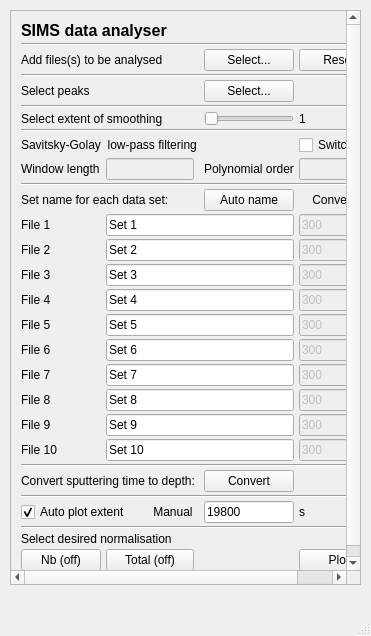
<?xml version="1.0" encoding="UTF-8"?>
<ui version="4.0">
 <class>MainWindow</class>
 <widget class="QMainWindow" name="MainWindow">
  <property name="geometry">
   <rect>
    <x>0</x>
    <y>0</y>
    <width>371</width>
    <height>636</height>
   </rect>
  </property>
  <property name="minimumSize">
   <size>
    <width>100</width>
    <height>100</height>
   </size>
  </property>
  <property name="windowTitle">
   <string>MainWindow</string>
  </property>
  <widget class="QWidget" name="centralwidget">
   <layout class="QGridLayout" name="gridLayout">
    <property name="leftMargin">
     <number>10</number>
    </property>
    <property name="topMargin">
     <number>10</number>
    </property>
    <property name="rightMargin">
     <number>10</number>
    </property>
    <property name="bottomMargin">
     <number>10</number>
    </property>
    <property name="spacing">
     <number>5</number>
    </property>
    <item row="0" column="1">
     <widget class="QScrollArea" name="scrollArea">
      <property name="widgetResizable">
       <bool>true</bool>
      </property>
      <widget class="QWidget" name="scrollAreaWidgetContents">
       <property name="geometry">
        <rect>
         <x>0</x>
         <y>0</y>
         <width>349</width>
         <height>555</height>
        </rect>
       </property>
       <layout class="QGridLayout" name="gridLayout_2">
        <property name="leftMargin">
         <number>10</number>
        </property>
        <property name="topMargin">
         <number>10</number>
        </property>
        <property name="rightMargin">
         <number>10</number>
        </property>
        <property name="bottomMargin">
         <number>10</number>
        </property>
        <property name="horizontalSpacing">
         <number>5</number>
        </property>
        <property name="verticalSpacing">
         <number>3</number>
        </property>
        <item row="28" column="2" colspan="3">
         <widget class="QLineEdit" name="file99">
          <property name="text">
           <string>Set 10</string>
          </property>
         </widget>
        </item>
        <item row="20" column="1">
         <widget class="QLabel" name="label_14">
          <property name="text">
           <string>File 5</string>
          </property>
         </widget>
        </item>
        <item row="21" column="1">
         <widget class="QLabel" name="label_13">
          <property name="text">
           <string>File 6</string>
          </property>
         </widget>
        </item>
        <item row="19" column="1">
         <widget class="QLabel" name="label_9">
          <property name="text">
           <string>File 4</string>
          </property>
         </widget>
        </item>
        <item row="23" column="1">
         <widget class="QLabel" name="label_12">
          <property name="text">
           <string>File 7</string>
          </property>
         </widget>
        </item>
        <item row="18" column="1">
         <widget class="QLabel" name="label_10">
          <property name="text">
           <string>File 3</string>
          </property>
         </widget>
        </item>
        <item row="16" column="1">
         <widget class="QLabel" name="label_8">
          <property name="text">
           <string>File 2</string>
          </property>
         </widget>
        </item>
        <item row="14" column="5">
         <widget class="QLabel" name="label_5">
          <property name="text">
           <string>    Conversion</string>
          </property>
         </widget>
        </item>
        <item row="26" column="1">
         <widget class="QLabel" name="label_11">
          <property name="text">
           <string>File 8</string>
          </property>
         </widget>
        </item>
        <item row="15" column="1">
         <widget class="QLabel" name="label_7">
          <property name="text">
           <string>File 1</string>
          </property>
         </widget>
        </item>
        <item row="27" column="1">
         <widget class="QLabel" name="label_15">
          <property name="text">
           <string>File 9</string>
          </property>
         </widget>
        </item>
        <item row="30" column="1" colspan="3">
         <widget class="QLabel" name="label_17">
          <property name="text">
           <string>Convert sputtering time to depth:</string>
          </property>
         </widget>
        </item>
        <item row="3" column="4">
         <widget class="QPushButton" name="file_browser_button">
          <property name="toolTip">
           <string/>
          </property>
          <property name="text">
           <string>Select...</string>
          </property>
         </widget>
        </item>
        <item row="28" column="1">
         <widget class="QLabel" name="label_16">
          <property name="text">
           <string>File 10</string>
          </property>
         </widget>
        </item>
        <item row="7" column="4">
         <widget class="QPushButton" name="peak_select_button">
          <property name="text">
           <string>Select...</string>
          </property>
         </widget>
        </item>
        <item row="3" column="5">
         <widget class="QPushButton" name="file_reset">
          <property name="text">
           <string>Reset</string>
          </property>
         </widget>
        </item>
        <item row="9" column="1" colspan="3">
         <widget class="QLabel" name="label_4">
          <property name="text">
           <string>Select extent of smoothing</string>
          </property>
         </widget>
        </item>
        <item row="14" column="4">
         <widget class="QPushButton" name="auto_button">
          <property name="text">
           <string>Auto name</string>
          </property>
         </widget>
        </item>
        <item row="9" column="5">
         <widget class="QLabel" name="smooth_value">
          <property name="text">
           <string>1</string>
          </property>
         </widget>
        </item>
        <item row="3" column="1" colspan="3">
         <widget class="QLabel" name="label_2">
          <property name="text">
           <string>Add files(s) to be analysed</string>
          </property>
         </widget>
        </item>
        <item row="1" column="1" colspan="5">
         <widget class="Line" name="line">
          <property name="orientation">
           <enum>Qt::Horizontal</enum>
          </property>
         </widget>
        </item>
        <item row="9" column="4">
         <widget class="QSlider" name="horizontalSlider">
          <property name="minimum">
           <number>1</number>
          </property>
          <property name="maximum">
           <number>200</number>
          </property>
          <property name="orientation">
           <enum>Qt::Horizontal</enum>
          </property>
         </widget>
        </item>
        <item row="6" column="1" colspan="5">
         <widget class="Line" name="line_2">
          <property name="orientation">
           <enum>Qt::Horizontal</enum>
          </property>
         </widget>
        </item>
        <item row="30" column="4">
         <widget class="QPushButton" name="convert_button">
          <property name="text">
           <string>Convert</string>
          </property>
         </widget>
        </item>
        <item row="32" column="5">
         <widget class="QLabel" name="label_20">
          <property name="text">
           <string>s</string>
          </property>
         </widget>
        </item>
        <item row="0" column="1" colspan="3">
         <widget class="QLabel" name="label">
          <property name="font">
           <font>
            <pointsize>12</pointsize>
            <weight>75</weight>
            <bold>true</bold>
           </font>
          </property>
          <property name="text">
           <string>SIMS data analyser</string>
          </property>
         </widget>
        </item>
        <item row="7" column="1" colspan="3">
         <widget class="QLabel" name="label_3">
          <property name="text">
           <string>Select peaks</string>
          </property>
         </widget>
        </item>
        <item row="13" column="1" colspan="5">
         <widget class="Line" name="line_4">
          <property name="orientation">
           <enum>Qt::Horizontal</enum>
          </property>
         </widget>
        </item>
        <item row="14" column="1" colspan="3">
         <widget class="QLabel" name="label_6">
          <property name="text">
           <string>Set name for each data set:</string>
          </property>
         </widget>
        </item>
        <item row="35" column="5">
         <widget class="QPushButton" name="plot_button">
          <property name="text">
           <string>Plot</string>
          </property>
         </widget>
        </item>
        <item row="32" column="1" colspan="3">
         <widget class="QCheckBox" name="auto_extent">
          <property name="text">
           <string>Auto plot extent         Manual</string>
          </property>
          <property name="checked">
           <bool>true</bool>
          </property>
         </widget>
        </item>
        <item row="33" column="1" colspan="5">
         <widget class="Line" name="line_7">
          <property name="orientation">
           <enum>Qt::Horizontal</enum>
          </property>
         </widget>
        </item>
        <item row="21" column="5">
         <widget class="QLineEdit" name="cv6">
          <property name="enabled">
           <bool>false</bool>
          </property>
          <property name="text">
           <string>300</string>
          </property>
         </widget>
        </item>
        <item row="8" column="1" colspan="5">
         <widget class="Line" name="line_3">
          <property name="orientation">
           <enum>Qt::Horizontal</enum>
          </property>
         </widget>
        </item>
        <item row="32" column="4">
         <widget class="QLineEdit" name="extent">
          <property name="text">
           <string>19800</string>
          </property>
         </widget>
        </item>
        <item row="31" column="1" colspan="5">
         <widget class="Line" name="line_6">
          <property name="orientation">
           <enum>Qt::Horizontal</enum>
          </property>
         </widget>
        </item>
        <item row="15" column="5">
         <widget class="QLineEdit" name="cv1">
          <property name="enabled">
           <bool>false</bool>
          </property>
          <property name="text">
           <string>300</string>
          </property>
         </widget>
        </item>
        <item row="29" column="1" colspan="5">
         <widget class="Line" name="line_5">
          <property name="orientation">
           <enum>Qt::Horizontal</enum>
          </property>
         </widget>
        </item>
        <item row="20" column="5">
         <widget class="QLineEdit" name="cv5">
          <property name="enabled">
           <bool>false</bool>
          </property>
          <property name="text">
           <string>300</string>
          </property>
         </widget>
        </item>
        <item row="23" column="5">
         <widget class="QLineEdit" name="cv7">
          <property name="enabled">
           <bool>false</bool>
          </property>
          <property name="text">
           <string>300</string>
          </property>
         </widget>
        </item>
        <item row="18" column="5">
         <widget class="QLineEdit" name="cv3">
          <property name="enabled">
           <bool>false</bool>
          </property>
          <property name="text">
           <string>300</string>
          </property>
         </widget>
        </item>
        <item row="19" column="5">
         <widget class="QLineEdit" name="cv4">
          <property name="enabled">
           <bool>false</bool>
          </property>
          <property name="text">
           <string>300</string>
          </property>
         </widget>
        </item>
        <item row="16" column="5">
         <widget class="QLineEdit" name="cv2">
          <property name="enabled">
           <bool>false</bool>
          </property>
          <property name="text">
           <string>300</string>
          </property>
         </widget>
        </item>
        <item row="26" column="5">
         <widget class="QLineEdit" name="cv8">
          <property name="enabled">
           <bool>false</bool>
          </property>
          <property name="text">
           <string>300</string>
          </property>
         </widget>
        </item>
        <item row="27" column="5">
         <widget class="QLineEdit" name="cv9">
          <property name="enabled">
           <bool>false</bool>
          </property>
          <property name="text">
           <string>300</string>
          </property>
         </widget>
        </item>
        <item row="11" column="1" colspan="3">
         <widget class="QLabel" name="label_19">
          <property name="text">
           <string>Savitsky-Golay  low-pass filtering</string>
          </property>
         </widget>
        </item>
        <item row="28" column="5">
         <widget class="QLineEdit" name="cv99">
          <property name="enabled">
           <bool>false</bool>
          </property>
          <property name="text">
           <string>300</string>
          </property>
         </widget>
        </item>
        <item row="10" column="1" colspan="5">
         <widget class="Line" name="line_8">
          <property name="orientation">
           <enum>Qt::Horizontal</enum>
          </property>
         </widget>
        </item>
        <item row="27" column="2" colspan="3">
         <widget class="QLineEdit" name="file9">
          <property name="text">
           <string>Set 9</string>
          </property>
         </widget>
        </item>
        <item row="15" column="2" colspan="3">
         <widget class="QLineEdit" name="file1">
          <property name="text">
           <string>Set 1</string>
          </property>
         </widget>
        </item>
        <item row="20" column="2" colspan="3">
         <widget class="QLineEdit" name="file5">
          <property name="text">
           <string>Set 5</string>
          </property>
         </widget>
        </item>
        <item row="19" column="2" colspan="3">
         <widget class="QLineEdit" name="file4">
          <property name="text">
           <string>Set 4</string>
          </property>
         </widget>
        </item>
        <item row="26" column="2" colspan="3">
         <widget class="QLineEdit" name="file8">
          <property name="text">
           <string>Set 8</string>
          </property>
         </widget>
        </item>
        <item row="21" column="2" colspan="3">
         <widget class="QLineEdit" name="file6">
          <property name="text">
           <string>Set 6</string>
          </property>
         </widget>
        </item>
        <item row="23" column="2" colspan="3">
         <widget class="QLineEdit" name="file7">
          <property name="text">
           <string>Set 7</string>
          </property>
         </widget>
        </item>
        <item row="16" column="2" colspan="3">
         <widget class="QLineEdit" name="file2">
          <property name="text">
           <string>Set 2</string>
          </property>
         </widget>
        </item>
        <item row="18" column="2" colspan="3">
         <widget class="QLineEdit" name="file3">
          <property name="text">
           <string>Set 3</string>
          </property>
         </widget>
        </item>
        <item row="12" column="4">
         <widget class="QLabel" name="label_22">
          <property name="text">
           <string>Polynomial order</string>
          </property>
         </widget>
        </item>
        <item row="12" column="1">
         <widget class="QLabel" name="label_21">
          <property name="text">
           <string>Window length</string>
          </property>
         </widget>
        </item>
        <item row="11" column="5">
         <widget class="QCheckBox" name="SGswitch">
          <property name="text">
           <string>Switch on</string>
          </property>
         </widget>
        </item>
        <item row="12" column="5">
         <widget class="QLineEdit" name="poly_order">
          <property name="enabled">
           <bool>false</bool>
          </property>
          <property name="text">
           <string/>
          </property>
         </widget>
        </item>
        <item row="12" column="2">
         <widget class="QLineEdit" name="window_length">
          <property name="enabled">
           <bool>false</bool>
          </property>
          <property name="text">
           <string/>
          </property>
         </widget>
        </item>
        <item row="34" column="1" colspan="2">
         <widget class="QLabel" name="label_18">
          <property name="text">
           <string>Select desired normalisation</string>
          </property>
         </widget>
        </item>
        <item row="35" column="1">
         <widget class="QPushButton" name="plot_Nb">
          <property name="text">
           <string>Nb (off)</string>
          </property>
         </widget>
        </item>
        <item row="35" column="2">
         <widget class="QPushButton" name="plot_tot">
          <property name="text">
           <string>Total (off)</string>
          </property>
         </widget>
        </item>
       </layout>
      </widget>
     </widget>
    </item>
    <item row="1" column="1">
     <widget class="QLabel" name="error_bar">
      <property name="text">
       <string/>
      </property>
     </widget>
    </item>
   </layout>
  </widget>
  <widget class="QMenuBar" name="menubar">
   <property name="geometry">
    <rect>
     <x>0</x>
     <y>0</y>
     <width>371</width>
     <height>21</height>
    </rect>
   </property>
  </widget>
  <widget class="QStatusBar" name="statusbar"/>
 </widget>
 <tabstops>
  <tabstop>scrollArea</tabstop>
  <tabstop>file_browser_button</tabstop>
  <tabstop>file_reset</tabstop>
  <tabstop>peak_select_button</tabstop>
  <tabstop>horizontalSlider</tabstop>
  <tabstop>SGswitch</tabstop>
  <tabstop>window_length</tabstop>
  <tabstop>poly_order</tabstop>
  <tabstop>auto_button</tabstop>
  <tabstop>file1</tabstop>
  <tabstop>file2</tabstop>
  <tabstop>file3</tabstop>
  <tabstop>file4</tabstop>
  <tabstop>file5</tabstop>
  <tabstop>file6</tabstop>
  <tabstop>file7</tabstop>
  <tabstop>file8</tabstop>
  <tabstop>file9</tabstop>
  <tabstop>file99</tabstop>
  <tabstop>cv1</tabstop>
  <tabstop>cv2</tabstop>
  <tabstop>cv3</tabstop>
  <tabstop>cv4</tabstop>
  <tabstop>cv5</tabstop>
  <tabstop>cv6</tabstop>
  <tabstop>cv7</tabstop>
  <tabstop>cv8</tabstop>
  <tabstop>cv9</tabstop>
  <tabstop>cv99</tabstop>
  <tabstop>convert_button</tabstop>
  <tabstop>auto_extent</tabstop>
  <tabstop>extent</tabstop>
  <tabstop>plot_Nb</tabstop>
  <tabstop>plot_tot</tabstop>
  <tabstop>plot_button</tabstop>
 </tabstops>
 <resources/>
 <connections>
  <connection>
   <sender>horizontalSlider</sender>
   <signal>valueChanged(int)</signal>
   <receiver>smooth_value</receiver>
   <slot>setNum(int)</slot>
   <hints>
    <hint type="sourcelabel">
     <x>261</x>
     <y>215</y>
    </hint>
    <hint type="destinationlabel">
     <x>300</x>
     <y>215</y>
    </hint>
   </hints>
  </connection>
 </connections>
</ui>
